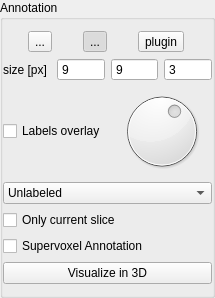
             <widget class="QGroupBox" name="groupBox">
              <property name="sizePolicy">
               <sizepolicy hsizetype="Preferred" vsizetype="Fixed">
                <horstretch>0</horstretch>
                <verstretch>0</verstretch>
               </sizepolicy>
              </property>
              <property name="minimumSize">
               <size>
                <width>0</width>
                <height>298</height>
               </size>
              </property>
              <property name="autoFillBackground">
               <bool>false</bool>
              </property>
              <property name="title">
               <string>Annotation</string>
              </property>
              <property name="flat">
               <bool>false</bool>
              </property>
              <layout class="QVBoxLayout" name="verticalLayout_4">
               <property name="leftMargin">
                <number>0</number>
               </property>
               <property name="rightMargin">
                <number>0</number>
               </property>
               <item>
                <layout class="QVBoxLayout" name="verticalLayout_3">
                 <item>
                  <layout class="QHBoxLayout" name="horizontalLayout_17">
                   <item alignment="Qt::AlignVCenter">
                    <widget class="QToolButton" name="brushToolCube">
                     <property name="sizePolicy">
                      <sizepolicy hsizetype="Fixed" vsizetype="Preferred">
                       <horstretch>0</horstretch>
                       <verstretch>0</verstretch>
                      </sizepolicy>
                     </property>
                     <property name="text">
                      <string>...</string>
                     </property>
                     <property name="icon">
                      <iconset resource="icons/icons.qrc">
                       <normaloff>:/icons/cube.png</normaloff>:/icons/cube.png</iconset>
                     </property>
                     <property name="checkable">
                      <bool>true</bool>
                     </property>
                     <property name="checked">
                      <bool>false</bool>
                     </property>
                    </widget>
                   </item>
                   <item>
                    <widget class="QToolButton" name="brushToolSphere">
                     <property name="text">
                      <string>...</string>
                     </property>
                     <property name="icon">
                      <iconset resource="icons/icons.qrc">
                       <normaloff>:/icons/sphere.png</normaloff>:/icons/sphere.png</iconset>
                     </property>
                     <property name="checkable">
                      <bool>true</bool>
                     </property>
                     <property name="checked">
                      <bool>true</bool>
                     </property>
                    </widget>
                   </item>
                   <item>
                    <widget class="QToolButton" name="brushToolPlugin">
                     <property name="text">
                      <string>plugin</string>
                     </property>
                     <property name="checkable">
                      <bool>true</bool>
                     </property>
                    </widget>
                   </item>
                  </layout>
                 </item>
                 <item>
                  <layout class="QHBoxLayout" name="horizontalLayout_20">
                   <item>
                    <widget class="QLabel" name="label_7">
                     <property name="text">
                      <string>size [px]</string>
                     </property>
                    </widget>
                   </item>
                   <item>
                    <widget class="QSpinBox" name="cubeBrushSizeX">
                     <property name="buttonSymbols">
                      <enum>QAbstractSpinBox::NoButtons</enum>
                     </property>
                     <property name="maximum">
                      <number>99999</number>
                     </property>
                     <property name="value">
                      <number>9</number>
                     </property>
                    </widget>
                   </item>
                   <item>
                    <widget class="QSpinBox" name="cubeBrushSizeY">
                     <property name="buttonSymbols">
                      <enum>QAbstractSpinBox::NoButtons</enum>
                     </property>
                     <property name="maximum">
                      <number>99999</number>
                     </property>
                     <property name="value">
                      <number>9</number>
                     </property>
                    </widget>
                   </item>
                   <item>
                    <widget class="QSpinBox" name="cubeBrushSizeZ">
                     <property name="buttonSymbols">
                      <enum>QAbstractSpinBox::NoButtons</enum>
                     </property>
                     <property name="maximum">
                      <number>99999</number>
                     </property>
                     <property name="value">
                      <number>3</number>
                     </property>
                    </widget>
                   </item>
                  </layout>
                 </item>
                 <item>
                  <layout class="QHBoxLayout" name="horizontalLayout_3" stretch="0,0">
                   <property name="sizeConstraint">
                    <enum>QLayout::SetDefaultConstraint</enum>
                   </property>
                   <property name="topMargin">
                    <number>0</number>
                   </property>
                   <property name="rightMargin">
                    <number>0</number>
                   </property>
                   <item>
                    <widget class="QCheckBox" name="chkLabelOverlay">
                     <property name="text">
                      <string>Labels overlay</string>
                     </property>
                    </widget>
                   </item>
                   <item>
                    <widget class="QDial" name="dialLabelOverlayTransp">
                     <property name="sizePolicy">
                      <sizepolicy hsizetype="Preferred" vsizetype="Ignored">
                       <horstretch>0</horstretch>
                       <verstretch>0</verstretch>
                      </sizepolicy>
                     </property>
                     <property name="minimumSize">
                      <size>
                       <width>0</width>
                       <height>40</height>
                      </size>
                     </property>
                     <property name="toolTip">
                      <string extracomment="Label transparency"/>
                     </property>
                     <property name="maximum">
                      <number>99</number>
                     </property>
                     <property name="value">
                      <number>60</number>
                     </property>
                     <property name="sliderPosition">
                      <number>60</number>
                     </property>
                    </widget>
                   </item>
                  </layout>
                 </item>
                 <item>
                  <widget class="QComboBox" name="comboLabel">
                   <item>
                    <property name="text">
                     <string>Unlabeled</string>
                    </property>
                   </item>
                   <item>
                    <property name="text">
                     <string>Class 1</string>
                    </property>
                   </item>
                   <item>
                    <property name="text">
                     <string>Class 2</string>
                    </property>
                   </item>
                  </widget>
                 </item>
                 <item>
                  <widget class="QCheckBox" name="chkOnlyCurSlice">
                   <property name="text">
                    <string>Only current slice</string>
                   </property>
                  </widget>
                 </item>
                 <item>
                  <widget class="QCheckBox" name="superAnnotation">
                   <property name="text">
                    <string>Supervoxel Annotation</string>
                   </property>
                  </widget>
                 </item>
                 <item>
                  <widget class="QPushButton" name="butAnnotVis3D">
                   <property name="text">
                    <string>Visualize in 3D</string>
                   </property>
                  </widget>
                 </item>
                </layout>
               </item>
              </layout>
             </widget>
